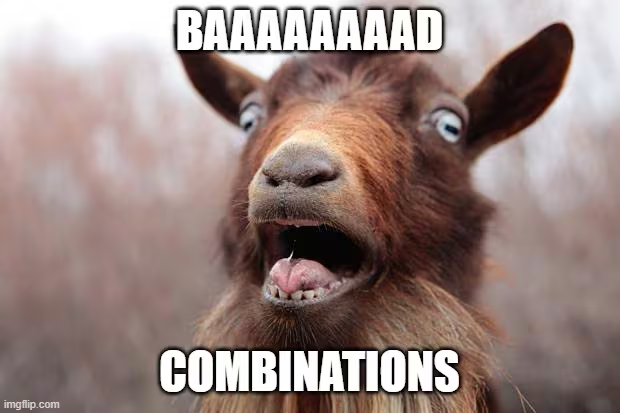
#> input picture rid.color/download.png, 620 x 413 px, found by its file name; its folder holds only this picture in this run
$ python outfit.py
#> lines starting #> are read from the running program, lines starting #| are printed output that depends on the picture
import random
import matplotlib.pyplot as plt
from matplotlib.animation import FuncAnimation
import matplotlib.patches as patches
from matplotlib.offsetbox import OffsetImage, AnnotationBbox
from PIL import Image
import numpy as np

# Define some color names and their hex values
colors = {
    "Red": "#FF0000", "Green": "#008000", "Blue": "#0000FF", "Yellow": "#FFFF00",
    "Purple": "#800080", "Orange": "#FFA500", "Pink": "#FFC0CB", "Brown": "#A52A2A",
    "Black": "#000000", "White": "#FFFFFF", "Gray": "#808080", "Cyan": "#00FFFF",
    "Magenta": "#FF00FF", "Lime": "#00FF00", "Maroon": "#800000", "Navy": "#000080",
    "Olive": "#808000", "Teal": "#008080", "Silver": "#C0C0C0", "Gold": "#FFD700",
    "Beige": "#F5F5DC", "Turquoise": "#40E0D0", "Lavender": "#E6E6FA",
    "Coral": "#FF7F50", "Fuchsia": "#FF00FF"
}

# Function to generate a random color combination
def generate_ridiculous_color_combination():
    top_color_name = random.choice(list(colors.keys()))
    bottom_color_name = random.choice(list(colors.keys()))

    # Ensure both colors are different
    while bottom_color_name == top_color_name:
        bottom_color_name = random.choice(list(colors.keys()))

    return {
        "top": (top_color_name, colors[top_color_name]),
        "bottom": (bottom_color_name, colors[bottom_color_name])
    }

# Function to update the animation
def update(frame):
    if frame == 0:
        text.set_text("Thinking...")
    else:
        text.set_text("Thinking" + "." * (frame % 4))
    return text,

# Function to display the final color combination
def display_color_combination():
    combination = generate_ridiculous_color_combination()

    fig, ax = plt.subplots()
    ax.set_axis_off()
    fig.patch.set_facecolor('#f0f0f0')

    # Display the colors with shadows and borders
    shadow_offset = 0.02

    # Top color box
    top_box = patches.FancyBboxPatch((0.1, 0.6), 0.35, 0.2, boxstyle="round,pad=0.1",
                                     ec="black", fc=combination["top"][1],
                                     mutation_aspect=1, lw=2, zorder=2)
    top_box_shadow = patches.FancyBboxPatch((0.1 + shadow_offset, 0.6 - shadow_offset), 0.35, 0.2,
                                            boxstyle="round,pad=0.1", ec="none",
                                            fc="gray", mutation_aspect=1, zorder=1)
    ax.add_patch(top_box_shadow)
    ax.add_patch(top_box)
    ax.text(0.275, 0.65, combination["top"][0], ha='center', va='center', fontsize=12,
            color='white' if combination["top"][0] in ['Black', 'Navy', 'Maroon'] else 'black')

    # Bottom color box
    bottom_box = patches.FancyBboxPatch((0.55, 0.6), 0.35, 0.2, boxstyle="round,pad=0.1",
                                        ec="black", fc=combination["bottom"][1],
                                        mutation_aspect=1, lw=2, zorder=2)
    bottom_box_shadow = patches.FancyBboxPatch((0.55 + shadow_offset, 0.6 - shadow_offset), 0.35, 0.2,
                                               boxstyle="round,pad=0.1", ec="none",
                                               fc="gray", mutation_aspect=1, zorder=1)
    ax.add_patch(bottom_box_shadow)
    ax.add_patch(bottom_box)
    ax.text(0.725, 0.65, combination["bottom"][0], ha='center', va='center', fontsize=12,
            color='white' if combination["bottom"][0] in ['Black', 'Navy', 'Maroon'] else 'black')

    # Equal sign
    ax.text(0.5, 0.55, "=", ha='center', va='center', fontsize=20)

    # Load the image to replace the bad combination text
    image_path = 'C:/Users/Lenovo/Desktop/rid.color/download.png'
    img = Image.open(image_path)
#> img is the input picture: PIL image 620x413 RGB; mean R, G, B 151.2, 131.5, 127.1
    img.thumbnail((100, 100), Image.LANCZOS)
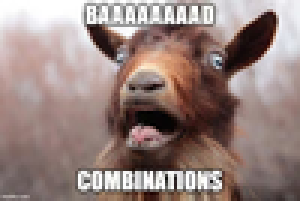
#> img: PIL image 100x67 RGB (shown 3 times larger); mean R, G, B 150.9, 131.3, 126.8
    img_arr = np.array(img)
    imagebox = OffsetImage(img_arr, zoom=1)
    ab = AnnotationBbox(imagebox, (0.5, 0.35), frameon=False)
    ax.add_artist(ab)

    plt.show()
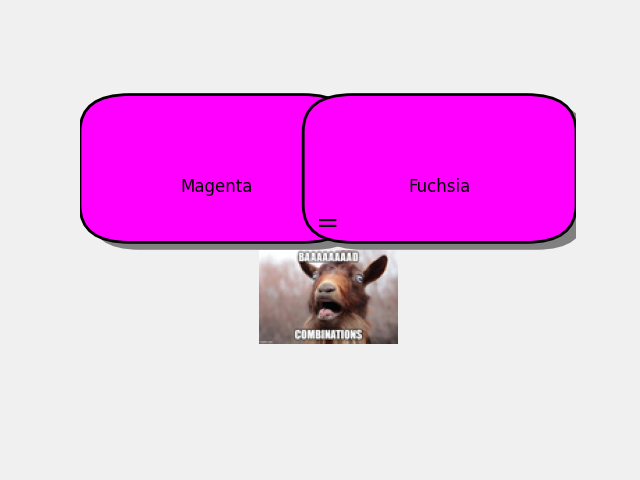
#> figure drawn by matplotlib, 1 panel

# Function to start the process
def start_process():
    global text
    fig, ax = plt.subplots()
    ax.set_axis_off()
    fig.patch.set_facecolor('#f0f0f0')
    text = ax.text(0.5, 0.5, "Thinking...", ha='center', va='center', fontsize=20)

    ani = FuncAnimation(fig, update, frames=range(12), interval=250, repeat=False, blit=True)

    plt.show(block=False)
    plt.pause(3)
    plt.close(fig)

    display_color_combination()

# Run the process
start_process()
